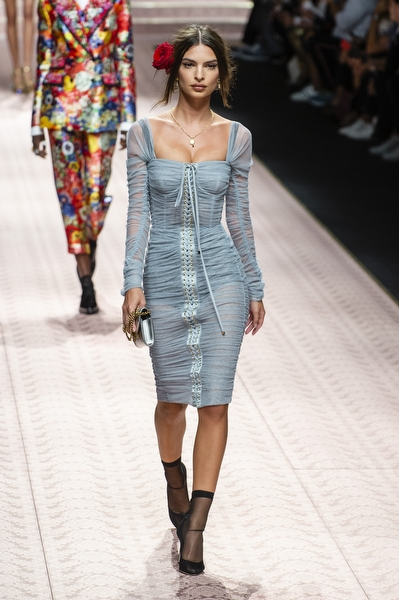
#> input picture original.jpg, 399 x 600 px
$ python uncroppable.py
#> lines starting #> are read from the running program, lines starting #| are printed output that depends on the picture
import cv2
import numpy as np

original = cv2.imread( "original.jpg")
#> original is the input picture: shape (600, 399, 3); mean B, G, R 157.6, 161.4, 171.2
#We drop the two Least Significant Bits
truncOriginal = 4*(original // 4)

uncroppable = truncOriginal.copy()

#We can store exactly 1 pixel every 4 pixels in the room we made for ourselves with the LSB
#so we can store an half resolution image exactly
smalldim = (int(original.shape[1]/2),int(original.shape[0]/2))
#> smalldim = (199, 300)
smaller = cv2.resize(original,smalldim,interpolation=cv2.INTER_LANCZOS4)
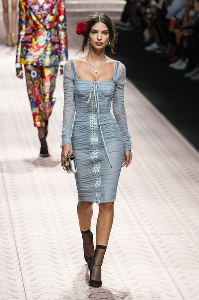
#> smaller: shape (300, 199, 3); mean B, G, R 157.5, 161.2, 171

#We show the loss of quality we can expect from the downscale/upscale procedure
originaldim = (int(original.shape[1]),int(original.shape[0]))
#> originaldim = (399, 600)
upscaled = cv2.resize(smaller, originaldim,interpolation=cv2.INTER_LANCZOS4 )

#We flatten the arrays to mix pixels and channels
#(mixing channels is optional, not mixing them will result in 3 times less defective pixels but they will be more defective but easier for an ML algorithm to recover from)
channels = 1
#use channels = 1 to mix channels and channels = 3 to not mix channels
flatuncroppable = uncroppable.reshape(-1,channels)
flatsmaller = smaller.reshape(-1,channels)

#We will distribute the pixels randomly among the image to make it robust against any specific crop
#You will need to know the seed to be able to recover
#It's kind of a very weak secret key
np.random.seed(42)
perm = np.random.permutation(flatsmaller.shape[0])

#We distribute the 2 bits to the appropriate pixel
for k in range(4):
	bws = (cv2.bitwise_and( flatsmaller, 3*pow(4,k)) // (pow(4,k))).reshape(-1,channels)
	ind = k+4*perm
	flatuncroppable[ind]+=bws

#We now have an uncroppable image that will resist being cropped
uncroppable = flatuncroppable.reshape(original.shape)

#Let's crop Emily's face
cropped = uncroppable.copy()
cropped[40:120,150:250] = 0
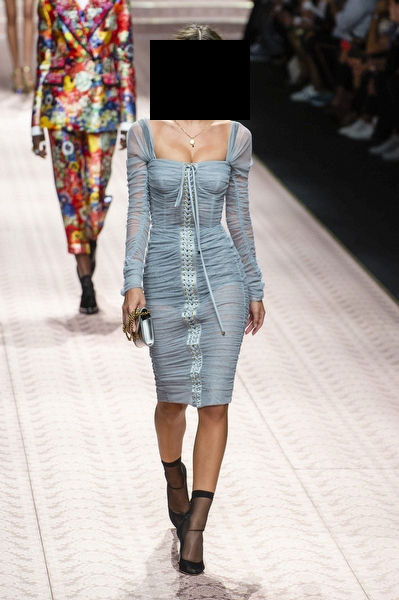
#> cropped: shape (600, 399, 3); mean B, G, R 155.5, 158.9, 167.9

#Let's recover from the crop
flatcropped = cropped.reshape(-1,channels)
lowbits = flatcropped % 4
flatrecover = np.zeros_like(smaller).reshape(-1,channels)
#We recompose the small resolution bytes from the bits by grabbing them at the right place
for k in range(4):
	ind = k + 4*perm
	flatrecover += lowbits[ind]*pow(4,k)

smallrecovered = flatrecover.reshape(smaller.shape)
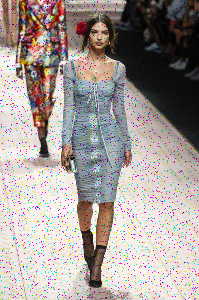
#> smallrecovered: shape (300, 199, 3); mean B, G, R 152.3, 155.8, 165.4
recovered = cv2.resize(smallrecovered, originaldim,interpolation=cv2.INTER_LANCZOS4 )
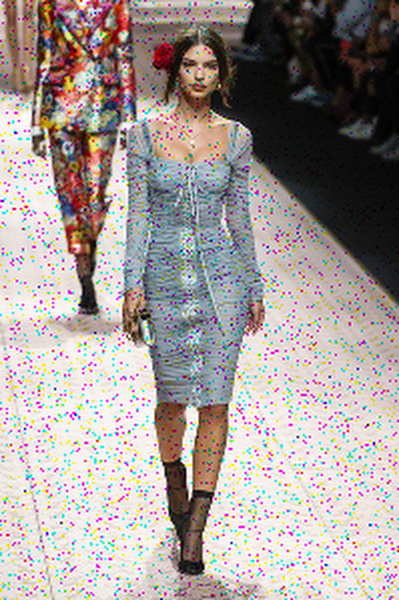
#> recovered: shape (600, 399, 3); mean B, G, R 152.1, 155.5, 164.8

cv2.imshow("original",original)
cv2.imshow("truncOriginal",truncOriginal)
cv2.imshow("smaller",smaller)
cv2.imshow("upscaled",upscaled)
cv2.imshow("uncroppable",uncroppable)

cv2.imshow("cropped",cropped)
cv2.imshow("smallrecovered",smallrecovered)
cv2.imshow("recovered",recovered)

cv2.imwrite("truncOriginal.png",truncOriginal)
cv2.imwrite("smaller.png",smaller)
cv2.imwrite("upscaled.png",upscaled)
cv2.imwrite("uncroppable.png",uncroppable)
cv2.imwrite("cropped.png",cropped)
cv2.imwrite("smallrecovered.png",smallrecovered)
cv2.imwrite("recovered.png",recovered)

cv2.waitKey(0)
